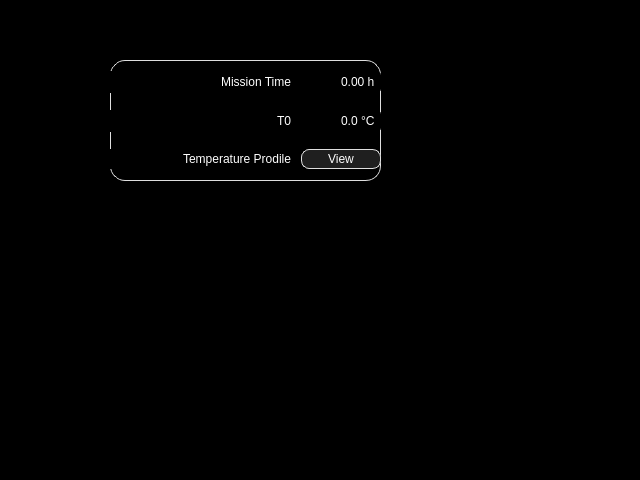
<?xml version="1.0" encoding="UTF-8"?>
<ui version="4.0">
 <class>Form</class>
 <widget class="QWidget" name="Form">
  <property name="geometry">
   <rect>
    <x>0</x>
    <y>0</y>
    <width>640</width>
    <height>480</height>
   </rect>
  </property>
  <property name="windowTitle">
   <string>Form</string>
  </property>
  <property name="styleSheet">
   <string notr="true">background-color: rgb(0, 0, 0);</string>
  </property>
  <widget class="QWidget" name="relParWgt" native="true">
   <property name="geometry">
    <rect>
     <x>110</x>
     <y>60</y>
     <width>271</width>
     <height>121</height>
    </rect>
   </property>
   <property name="styleSheet">
    <string notr="true">*{
	color: rgb(255, 255, 255);
}

QPushButton{
	border: solid;
	border-width: 1px;
	border-color: rgb(223, 223, 223);
	border-radius: 8px;
	background-color: rgb(31, 31, 31);
}
QPushButton:pressed {
	background-color: rgb(64, 64, 64); 
	border-style: inset
}

#relParWgt{
	border: solid;
	border-width: 1px;
	border-color: rgb(223, 223, 223);
	border-radius: 15px;
}</string>
   </property>
   <layout class="QGridLayout" name="gridLayout">
    <property name="horizontalSpacing">
     <number>10</number>
    </property>
    <item row="0" column="0">
     <widget class="QLabel" name="missionTimeLbl">
      <property name="text">
       <string>Mission Time</string>
      </property>
      <property name="alignment">
       <set>Qt::AlignRight|Qt::AlignTrailing|Qt::AlignVCenter</set>
      </property>
     </widget>
    </item>
    <item row="1" column="1">
     <widget class="QDoubleSpinBox" name="T0Dsb">
      <property name="alignment">
       <set>Qt::AlignRight|Qt::AlignTrailing|Qt::AlignVCenter</set>
      </property>
      <property name="buttonSymbols">
       <enum>QAbstractSpinBox::NoButtons</enum>
      </property>
      <property name="suffix">
       <string> °C</string>
      </property>
      <property name="decimals">
       <number>1</number>
      </property>
      <property name="minimum">
       <double>-99.900000000000006</double>
      </property>
      <property name="maximum">
       <double>99.900000000000006</double>
      </property>
     </widget>
    </item>
    <item row="0" column="1">
     <widget class="QDoubleSpinBox" name="missionTimeDsb">
      <property name="alignment">
       <set>Qt::AlignRight|Qt::AlignTrailing|Qt::AlignVCenter</set>
      </property>
      <property name="buttonSymbols">
       <enum>QAbstractSpinBox::NoButtons</enum>
      </property>
      <property name="suffix">
       <string> h</string>
      </property>
     </widget>
    </item>
    <item row="1" column="0">
     <widget class="QLabel" name="T0Lbl">
      <property name="text">
       <string>T0</string>
      </property>
      <property name="alignment">
       <set>Qt::AlignRight|Qt::AlignTrailing|Qt::AlignVCenter</set>
      </property>
     </widget>
    </item>
    <item row="2" column="0">
     <widget class="QLabel" name="tempProfLbl">
      <property name="text">
       <string>Temperature Prodile</string>
      </property>
      <property name="alignment">
       <set>Qt::AlignRight|Qt::AlignTrailing|Qt::AlignVCenter</set>
      </property>
     </widget>
    </item>
    <item row="2" column="1">
     <widget class="QPushButton" name="tempProfPb">
      <property name="minimumSize">
       <size>
        <width>0</width>
        <height>20</height>
       </size>
      </property>
      <property name="maximumSize">
       <size>
        <width>80</width>
        <height>16777215</height>
       </size>
      </property>
      <property name="text">
       <string>View</string>
      </property>
     </widget>
    </item>
   </layout>
  </widget>
 </widget>
 <resources/>
 <connections/>
</ui>
